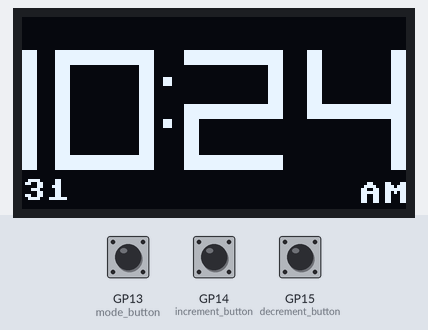
The program below on a simulated Raspberry Pi Pico running MicroPython. Parts: 128×64 one-colour display. The test bench sets the inputs (shaded band); at power-on: GP13 (mode_button) HIGH, GP14 (increment_button) HIGH, GP15 (decrement_button) HIGH. The clock reads 2024-03-15 10:24:30 at power-on unless the program sets it; library files of the repository ran but are not shown: ds3231.py, ssd1306.py; what the program prints to the serial console is not drawn.

Above: at 1.2 s.
1.3 s: GP13 (mode_button) pulled LOW for 0.15 s
At 2.4 s:
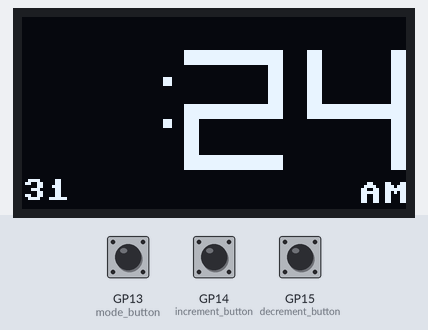
3.5 s: GP14 (increment_button) pulled LOW for 0.15 s
At 3.9 s:
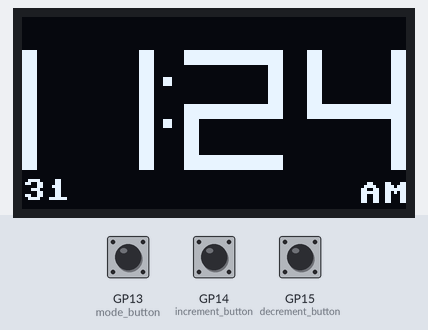
5.1 s: GP14 (increment_button) pulled LOW for 1 s
At 5.9 s:
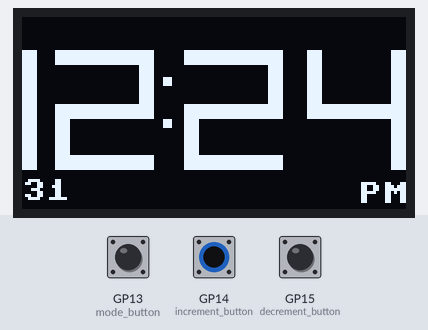
8.5 s: GP13 (mode_button) pulled LOW for 1 s
At 9.4 s:
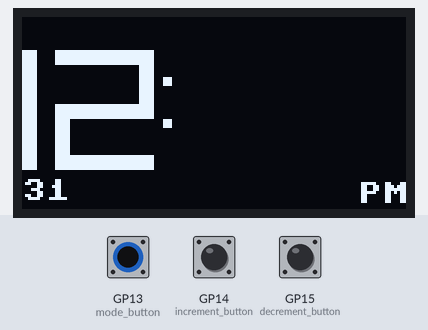
11.0 s: GP13 (mode_button) pulled LOW for 0.15 s
At 11.4 s:
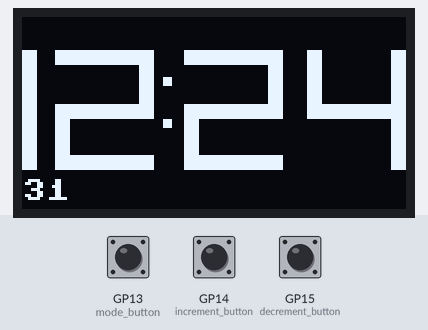
14.1 s: GP15 (decrement_button) pulled LOW for 0.15 s
At 15.0 s:
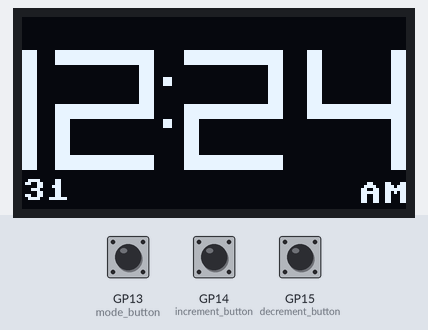
Timing chart, 0 to 17.1 s (numbered marks = the images above; inputs shaded):
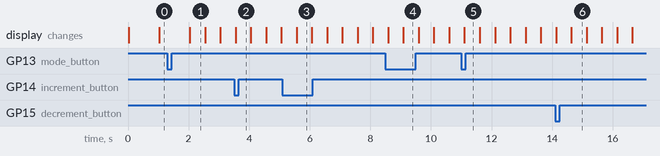

Measured:
- after the input at 3.5 s, the display: changes after 0.05 s (image 2)
- after the input at 5.1 s, the display: changes after 0.47 s (image 3)
- after the input at 8.5 s, the display: first differs from a run without the input after 0.59 s (image 4)
- after the input at 11.0 s, the display: changes after 0.11 s (image 5)
- after the input at 14.1 s, the display: first differs from a run without the input after 0.54 s (image 6)
- what the display in image 1 shows lasts 0.5 s, from 2.0 s to 2.5 s

The program:

main-3-button-set-v31.py
```python
from machine import Pin, I2C, SPI
from utime import sleep, ticks_ms, ticks_diff
from ds3231 import DS3231
import ssd1306
import config

# Display setup
SCL = Pin(config.SPI_SCL_PIN)
SDA = Pin(config.SPI_SDA_PIN)
DC = Pin(config.SPI_DC_PIN)
RES = Pin(config.SPI_RESET_PIN)
CS = Pin(config.SPI_CS_PIN)
spi = SPI(config.SPI_BUS, sck=SCL, mosi=SDA, baudrate=1000000)
oled = ssd1306.SSD1306_SPI(config.DISPLAY_WIDTH, config.DISPLAY_HEIGHT, spi, DC, RES, CS)

# RTC setup
i2c = I2C(config.I2C_BUS, sda=Pin(config.I2C_SDA_PIN), scl=Pin(config.I2C_SCL_PIN))
rtc = DS3231(i2c)

# Button setup
mode_button = Pin(config.BUTTON_MODE_PIN, Pin.IN, Pin.PULL_UP)
increment_button = Pin(config.BUTTON_INCREMENT_PIN, Pin.IN, Pin.PULL_UP)
decrement_button = Pin(config.BUTTON_DECREMENT_PIN, Pin.IN, Pin.PULL_UP)

# Global variables
mode = 0  # 0=run, 1=set hour, 2=set minute, 3=set AM/PM
last_mode_press = 0
last_increment_press = 0
last_decrement_press = 0
DEBOUNCE_TIME_MS = 200
mode_names = ['run', 'set hour', 'set minute', 'set AM/PM']
flash_state = False
last_flash_toggle = 0
FLASH_INTERVAL_MS = 500

# Current time state
current_time = list(rtc.datetime())
pending_update = False

# Seven segment display configuration
segment_mapping = [
    [1, 1, 1, 1, 1, 1, 0],  # 0
    [0, 1, 1, 0, 0, 0, 0],  # 1
    [1, 1, 0, 1, 1, 0, 1],  # 2
    [1, 1, 1, 1, 0, 0, 1],  # 3
    [0, 1, 1, 0, 0, 1, 1],  # 4
    [1, 0, 1, 1, 0, 1, 1],  # 5
    [1, 0, 1, 1, 1, 1, 1],  # 6
    [1, 1, 1, 0, 0, 0, 0],  # 7
    [1, 1, 1, 1, 1, 1, 1],  # 8
    [1, 1, 1, 1, 0, 1, 1]   # 9
]
def update_rtc():
    """Update RTC with current time state"""
    global current_time, pending_update
    if pending_update:
        rtc.datetime(tuple(current_time))
        pending_update = False

def refresh_time():
    """Read current time from RTC"""
    global current_time
    current_time = list(rtc.datetime())

def convert_to_12h(hour):
    """Convert 24h hour to 12h hour"""
    if hour == 0:
        return 12  # Midnight is 12 AM
    elif hour > 12:
        return hour - 12
    return hour

def is_pm(hour):
    """Check if hour is PM in 24h format"""
    return hour >= 12

def toggle_am_pm(hour):
    """Toggle between AM and PM for a given hour"""
    if hour < 12:
        return hour + 12
    return hour - 12

def draw_digit(digit, x, y, width, height, thickness, color):
    if digit < 0:
        return
    segment_on = segment_mapping[digit]

    # Horizontal segments
    for i in [0, 3, 6]:
        if segment_on[i]:
            if i == 0:  # top
                y_offset = 0
            elif i == 3:  # bottom
                y_offset = height - thickness
            else:  # middle
                y_offset = height // 2 - thickness // 2
            oled.fill_rect(x, y + y_offset, width, thickness, color)

    # Vertical segments
    for i in [1, 2, 4, 5]:
        if segment_on[i]:
            if i == 1 or i == 5:  # upper
                start_y = y
                end_y = y + height // 2
            else:  # lower
                start_y = y + height // 2
                end_y = y + height
            x_offset = 0 if (i == 4 or i == 5) else width - thickness
            oled.fill_rect(x + x_offset, start_y, thickness, end_y - start_y, color)


def update_screen():
    global flash_state, current_time
    oled.fill(0)

    # Display settings
    left_margin = -28
    y_offset = 11
    digit_width = 33
    digit_height = 40
    digit_spacing = 41
    digit_thickness = 5

    hour = current_time[4]
    minute = current_time[5]
    second = current_time[6]

    # Convert to 12-hour format for display
    display_hour = convert_to_12h(hour)

    # Calculate digits for display
    hour_ten = display_hour // 10 if display_hour >= 10 else -1
    hour_one = display_hour % 10
    minute_ten = minute // 10
    minute_one = minute % 10

    print(f"Debug display - Raw Hour:{hour} Display Hour:{display_hour} Min:{minute} " +
          f"Digits: {hour_ten}|{hour_one} : {minute_ten}|{minute_one} {('AM', 'PM')[is_pm(hour)]}")

    # Draw digits with flashing based on mode
    if mode != 1 or flash_state:
        if hour_ten > 0:  # Only show tens digit if non-zero
            draw_digit(hour_ten, left_margin, y_offset, digit_width, digit_height, digit_thickness, 1)
        draw_digit(hour_one, left_margin + digit_spacing - 2, y_offset, digit_width, digit_height, digit_thickness, 1)

    if mode != 2 or flash_state:
        draw_digit(minute_ten, left_margin + 2 * digit_spacing, y_offset, digit_width, digit_height, digit_thickness, 1)
        draw_digit(minute_one, left_margin + 3 * digit_spacing, y_offset, digit_width, digit_height, digit_thickness, 1)

    # Draw colon (flashing)
    if second % 2:
        oled.fill_rect(47, 20, 3, 3, 1)
        oled.fill_rect(47, 20 + 14, 3, 3, 1)

    # Draw AM/PM indicator
    if mode != 3 or flash_state:
        oled.text("PM" if is_pm(hour) else "AM", 112, 55, 1)

    # Draw seconds
    oled.text(f"{second:02d}", 0, 54, 1)
    oled.show()

def mode_button_pressed(pin):
    global mode, last_mode_press, pending_update
    current_ms = ticks_ms()
    if ticks_diff(current_ms, last_mode_press) > DEBOUNCE_TIME_MS:
        last_mode_press = current_ms

        # If we're in setting modes and about to go to run mode, ensure time is saved
        if mode > 0 and (mode + 1) % len(mode_names) == 0:
            update_rtc()
            pending_update = False  # Clear the flag since we just updated

        mode = (mode + 1) % len(mode_names)
        print(f"Mode button pressed - New mode: {mode_names[mode]}")

def increment_button_pressed(pin):
    global last_increment_press, current_time, pending_update
    current_ms = ticks_ms()
    if ticks_diff(current_ms, last_increment_press) > DEBOUNCE_TIME_MS:
        last_increment_press = current_ms
        print("Increment button pressed")

        if mode == 1:  # Hour
            hour = current_time[4]
            new_hour = (hour + 1) if hour < 23 else 0
            current_time[4] = new_hour
            pending_update = True
            print(f"Hour adjusted to: {new_hour}")

        elif mode == 2:  # Minute
            minute = current_time[5]
            new_minute = (minute + 1) if minute < 59 else 0
            current_time[5] = new_minute
            current_time[6] = 0  # Reset seconds when setting minutes
            pending_update = True
            print(f"Minute adjusted to: {new_minute}")

        elif mode == 3:  # AM/PM
            hour = current_time[4]
            new_hour = toggle_am_pm(hour)
            current_time[4] = new_hour
            pending_update = True
            print(f"Hour adjusted to: {new_hour} ({('AM', 'PM')[is_pm(new_hour)]})")

def decrement_button_pressed(pin):
    global last_decrement_press, current_time, pending_update
    current_ms = ticks_ms()
    if ticks_diff(current_ms, last_decrement_press) > DEBOUNCE_TIME_MS:
        last_decrement_press = current_ms
        print("Decrement button pressed")

        if mode == 1:  # Hour
            hour = current_time[4]
            new_hour = (hour - 1) if hour > 0 else 23
            current_time[4] = new_hour
            pending_update = True
            print(f"Hour adjusted to: {new_hour}")

        elif mode == 2:  # Minute
            minute = current_time[5]
            new_minute = (minute - 1) if minute > 0 else 59
            current_time[5] = new_minute
            current_time[6] = 0  # Reset seconds when setting minutes
            pending_update = True
            print(f"Minute adjusted to: {new_minute}")

        elif mode == 3:  # AM/PM
            hour = current_time[4]
            new_hour = toggle_am_pm(hour)
            current_time[4] = new_hour
            pending_update = True
            print(f"Hour adjusted to: {new_hour} ({('AM', 'PM')[is_pm(new_hour)]})")

# Setup button interrupts
mode_button.irq(trigger=Pin.IRQ_FALLING, handler=mode_button_pressed)
increment_button.irq(trigger=Pin.IRQ_FALLING, handler=increment_button_pressed)
decrement_button.irq(trigger=Pin.IRQ_FALLING, handler=decrement_button_pressed)

print("Clock started in mode: run")

# Initialize time state
refresh_time()

# Main loop
# Main loop
while True:
    current_ms = ticks_ms()

    # Update flash state every FLASH_INTERVAL_MS
    if ticks_diff(current_ms, last_flash_toggle) >= FLASH_INTERVAL_MS:
        flash_state = not flash_state
        last_flash_toggle = current_ms

    # In run mode, use RTC for timekeeping only
    if mode == 0 and not pending_update:
        current_time = list(rtc.datetime())

    # Update display
    update_screen()
    sleep(0.5)
```

config.py
```python
# Rapsberry Pi Pico W Clock Hardware Configuration file.

# SPI Display Bus and Pins
SPI_BUS = 0
SPI_SCL_PIN = 2 # Clock
SPI_SDA_PIN = 3 # labeled SDI(MOSI) on the back of the display
SPI_RESET_PIN = 4 # Reset
SPI_DC_PIN = 6 # Data/command
SPI_CS_PIN = 5 # Chip Select

# OLED Screen Dimensions
DISPLAY_WIDTH=128
DISPLAY_HEIGHT=64

# I2C Bus and Pins
I2C_BUS = 0
I2C_SDA_PIN = 0
I2C_SCL_PIN = 1

# Real Time CLock
RTC_TYPE = "DS3123"
RTC_I2C_ADDR = 0x68

# Buttons to change the time
BUTTON_MODE_PIN = 13
BUTTON_INCREMENT_PIN = 14
BUTTON_DECREMENT_PIN = 15

# Speaker Pin
SPEAKER_PIN = 10
```
